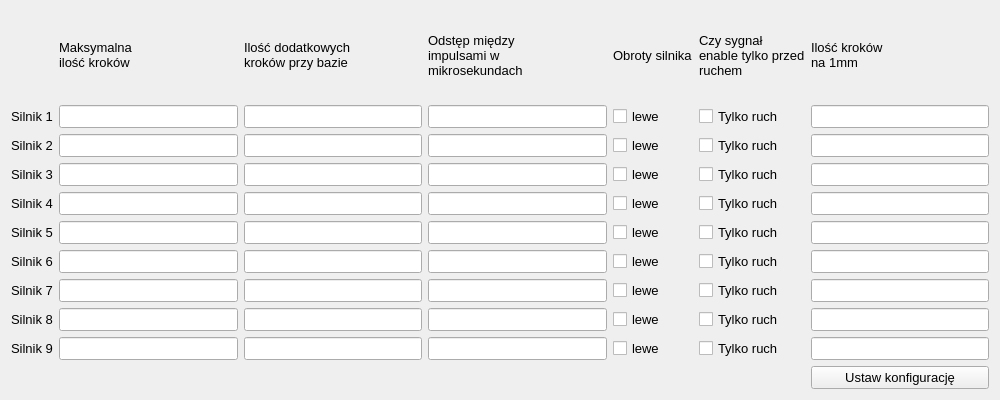
<?xml version="1.0" encoding="UTF-8"?>
<ui version="4.0">
 <class>SterownikUstawieniaWidget</class>
 <widget class="QWidget" name="SterownikUstawieniaWidget">
  <property name="geometry">
   <rect>
    <x>0</x>
    <y>0</y>
    <width>1000</width>
    <height>400</height>
   </rect>
  </property>
  <property name="minimumSize">
   <size>
    <width>1000</width>
    <height>400</height>
   </size>
  </property>
  <property name="maximumSize">
   <size>
    <width>1920</width>
    <height>1200</height>
   </size>
  </property>
  <property name="font">
   <font>
    <family>Arial</family>
    <pointsize>10</pointsize>
   </font>
  </property>
  <property name="windowTitle">
   <string>Form</string>
  </property>
  <layout class="QGridLayout" name="gridLayout_2">
   <item row="1" column="4">
    <widget class="QCheckBox" name="obrot1">
     <property name="text">
      <string>lewe</string>
     </property>
    </widget>
   </item>
   <item row="9" column="0">
    <widget class="QLabel" name="et9">
     <property name="text">
      <string>Silnik 9</string>
     </property>
    </widget>
   </item>
   <item row="0" column="3">
    <widget class="QLabel" name="head4">
     <property name="text">
      <string>Odstęp między
impulsami w
mikrosekundach</string>
     </property>
    </widget>
   </item>
   <item row="8" column="0">
    <widget class="QLabel" name="et8">
     <property name="text">
      <string>Silnik 8</string>
     </property>
    </widget>
   </item>
   <item row="9" column="3">
    <widget class="QLineEdit" name="delay9"/>
   </item>
   <item row="8" column="6">
    <widget class="QLineEdit" name="ratio8"/>
   </item>
   <item row="1" column="3">
    <widget class="QLineEdit" name="delay1"/>
   </item>
   <item row="9" column="5">
    <widget class="QCheckBox" name="enable9">
     <property name="text">
      <string>Tylko ruch</string>
     </property>
    </widget>
   </item>
   <item row="8" column="5">
    <widget class="QCheckBox" name="enable8">
     <property name="text">
      <string>Tylko ruch</string>
     </property>
    </widget>
   </item>
   <item row="3" column="6">
    <widget class="QLineEdit" name="ratio3"/>
   </item>
   <item row="4" column="5">
    <widget class="QCheckBox" name="enable4">
     <property name="text">
      <string>Tylko ruch</string>
     </property>
    </widget>
   </item>
   <item row="1" column="0">
    <widget class="QLabel" name="et1">
     <property name="text">
      <string>Silnik 1</string>
     </property>
    </widget>
   </item>
   <item row="6" column="0">
    <widget class="QLabel" name="et6">
     <property name="text">
      <string>Silnik 6</string>
     </property>
    </widget>
   </item>
   <item row="8" column="1">
    <widget class="QLineEdit" name="maxSteps8"/>
   </item>
   <item row="2" column="1">
    <widget class="QLineEdit" name="maxSteps2"/>
   </item>
   <item row="7" column="1">
    <widget class="QLineEdit" name="maxSteps7"/>
   </item>
   <item row="0" column="2">
    <widget class="QLabel" name="head3">
     <property name="text">
      <string>Ilość dodatkowych
kroków przy bazie</string>
     </property>
    </widget>
   </item>
   <item row="5" column="4">
    <widget class="QCheckBox" name="obrot5">
     <property name="text">
      <string>lewe</string>
     </property>
    </widget>
   </item>
   <item row="3" column="2">
    <widget class="QLineEdit" name="base3"/>
   </item>
   <item row="4" column="6">
    <widget class="QLineEdit" name="ratio4"/>
   </item>
   <item row="8" column="3">
    <widget class="QLineEdit" name="delay8"/>
   </item>
   <item row="2" column="3">
    <widget class="QLineEdit" name="delay2"/>
   </item>
   <item row="1" column="2">
    <widget class="QLineEdit" name="base1"/>
   </item>
   <item row="10" column="6">
    <widget class="QPushButton" name="pbSetConfiguration">
     <property name="text">
      <string>Ustaw konfigurację</string>
     </property>
    </widget>
   </item>
   <item row="3" column="5">
    <widget class="QCheckBox" name="enable3">
     <property name="text">
      <string>Tylko ruch</string>
     </property>
    </widget>
   </item>
   <item row="6" column="4">
    <widget class="QCheckBox" name="obrot6">
     <property name="text">
      <string>lewe</string>
     </property>
    </widget>
   </item>
   <item row="9" column="2">
    <widget class="QLineEdit" name="base9"/>
   </item>
   <item row="0" column="6">
    <widget class="QLabel" name="head6">
     <property name="text">
      <string>Ilość kroków
na 1mm</string>
     </property>
    </widget>
   </item>
   <item row="5" column="1">
    <widget class="QLineEdit" name="maxSteps5"/>
   </item>
   <item row="6" column="2">
    <widget class="QLineEdit" name="base6"/>
   </item>
   <item row="3" column="0">
    <widget class="QLabel" name="et3">
     <property name="text">
      <string>Silnik 3</string>
     </property>
    </widget>
   </item>
   <item row="1" column="5">
    <widget class="QCheckBox" name="enable1">
     <property name="text">
      <string>Tylko ruch</string>
     </property>
    </widget>
   </item>
   <item row="5" column="5">
    <widget class="QCheckBox" name="enable5">
     <property name="text">
      <string>Tylko ruch</string>
     </property>
    </widget>
   </item>
   <item row="9" column="4">
    <widget class="QCheckBox" name="obrot9">
     <property name="text">
      <string>lewe</string>
     </property>
    </widget>
   </item>
   <item row="4" column="0">
    <widget class="QLabel" name="et4">
     <property name="text">
      <string>Silnik 4</string>
     </property>
    </widget>
   </item>
   <item row="1" column="6">
    <widget class="QLineEdit" name="ratio1"/>
   </item>
   <item row="2" column="6">
    <widget class="QLineEdit" name="ratio2"/>
   </item>
   <item row="7" column="3">
    <widget class="QLineEdit" name="delay7"/>
   </item>
   <item row="5" column="0">
    <widget class="QLabel" name="et5">
     <property name="text">
      <string>Silnik 5</string>
     </property>
    </widget>
   </item>
   <item row="7" column="5">
    <widget class="QCheckBox" name="enable7">
     <property name="text">
      <string>Tylko ruch</string>
     </property>
    </widget>
   </item>
   <item row="0" column="0">
    <widget class="QLabel" name="head1">
     <property name="text">
      <string/>
     </property>
    </widget>
   </item>
   <item row="0" column="5">
    <widget class="QLabel" name="label">
     <property name="text">
      <string>Czy sygnał
enable tylko przed
ruchem</string>
     </property>
    </widget>
   </item>
   <item row="3" column="3">
    <widget class="QLineEdit" name="delay3"/>
   </item>
   <item row="8" column="2">
    <widget class="QLineEdit" name="base8"/>
   </item>
   <item row="7" column="6">
    <widget class="QLineEdit" name="ratio7"/>
   </item>
   <item row="8" column="4">
    <widget class="QCheckBox" name="obrot8">
     <property name="text">
      <string>lewe</string>
     </property>
    </widget>
   </item>
   <item row="4" column="3">
    <widget class="QLineEdit" name="delay4"/>
   </item>
   <item row="3" column="1">
    <widget class="QLineEdit" name="maxSteps3"/>
   </item>
   <item row="7" column="0">
    <widget class="QLabel" name="et7">
     <property name="text">
      <string>Silnik 7</string>
     </property>
    </widget>
   </item>
   <item row="6" column="6">
    <widget class="QLineEdit" name="ratio6"/>
   </item>
   <item row="4" column="4">
    <widget class="QCheckBox" name="obrot4">
     <property name="text">
      <string>lewe</string>
     </property>
    </widget>
   </item>
   <item row="5" column="2">
    <widget class="QLineEdit" name="base5"/>
   </item>
   <item row="9" column="1">
    <widget class="QLineEdit" name="maxSteps9"/>
   </item>
   <item row="6" column="3">
    <widget class="QLineEdit" name="delay6"/>
   </item>
   <item row="0" column="1">
    <widget class="QLabel" name="head2">
     <property name="text">
      <string>Maksymalna
ilość kroków</string>
     </property>
    </widget>
   </item>
   <item row="4" column="1">
    <widget class="QLineEdit" name="maxSteps4"/>
   </item>
   <item row="7" column="4">
    <widget class="QCheckBox" name="obrot7">
     <property name="text">
      <string>lewe</string>
     </property>
    </widget>
   </item>
   <item row="5" column="6">
    <widget class="QLineEdit" name="ratio5"/>
   </item>
   <item row="1" column="1">
    <widget class="QLineEdit" name="maxSteps1"/>
   </item>
   <item row="2" column="5">
    <widget class="QCheckBox" name="enable2">
     <property name="text">
      <string>Tylko ruch</string>
     </property>
    </widget>
   </item>
   <item row="6" column="5">
    <widget class="QCheckBox" name="enable6">
     <property name="text">
      <string>Tylko ruch</string>
     </property>
    </widget>
   </item>
   <item row="3" column="4">
    <widget class="QCheckBox" name="obrot3">
     <property name="text">
      <string>lewe</string>
     </property>
    </widget>
   </item>
   <item row="4" column="2">
    <widget class="QLineEdit" name="base4"/>
   </item>
   <item row="2" column="2">
    <widget class="QLineEdit" name="base2"/>
   </item>
   <item row="9" column="6">
    <widget class="QLineEdit" name="ratio9"/>
   </item>
   <item row="2" column="4">
    <widget class="QCheckBox" name="obrot2">
     <property name="text">
      <string>lewe</string>
     </property>
    </widget>
   </item>
   <item row="2" column="0">
    <widget class="QLabel" name="et2">
     <property name="text">
      <string>Silnik 2</string>
     </property>
    </widget>
   </item>
   <item row="6" column="1">
    <widget class="QLineEdit" name="maxSteps6"/>
   </item>
   <item row="0" column="4">
    <widget class="QLabel" name="heaad5">
     <property name="text">
      <string>Obroty silnika</string>
     </property>
    </widget>
   </item>
   <item row="5" column="3">
    <widget class="QLineEdit" name="delay5"/>
   </item>
   <item row="7" column="2">
    <widget class="QLineEdit" name="base7"/>
   </item>
  </layout>
 </widget>
 <tabstops>
  <tabstop>maxSteps1</tabstop>
  <tabstop>base1</tabstop>
  <tabstop>delay1</tabstop>
  <tabstop>obrot1</tabstop>
  <tabstop>enable1</tabstop>
  <tabstop>ratio1</tabstop>
  <tabstop>maxSteps2</tabstop>
  <tabstop>base2</tabstop>
  <tabstop>delay2</tabstop>
  <tabstop>obrot2</tabstop>
  <tabstop>enable2</tabstop>
  <tabstop>ratio2</tabstop>
  <tabstop>maxSteps3</tabstop>
  <tabstop>base3</tabstop>
  <tabstop>delay3</tabstop>
  <tabstop>obrot3</tabstop>
  <tabstop>enable3</tabstop>
  <tabstop>ratio3</tabstop>
  <tabstop>maxSteps4</tabstop>
  <tabstop>base4</tabstop>
  <tabstop>delay4</tabstop>
  <tabstop>obrot4</tabstop>
  <tabstop>enable4</tabstop>
  <tabstop>ratio4</tabstop>
  <tabstop>maxSteps5</tabstop>
  <tabstop>base5</tabstop>
  <tabstop>delay5</tabstop>
  <tabstop>obrot5</tabstop>
  <tabstop>enable5</tabstop>
  <tabstop>ratio5</tabstop>
  <tabstop>maxSteps6</tabstop>
  <tabstop>base6</tabstop>
  <tabstop>delay6</tabstop>
  <tabstop>obrot6</tabstop>
  <tabstop>enable6</tabstop>
  <tabstop>ratio6</tabstop>
  <tabstop>maxSteps7</tabstop>
  <tabstop>base7</tabstop>
  <tabstop>delay7</tabstop>
  <tabstop>obrot7</tabstop>
  <tabstop>enable7</tabstop>
  <tabstop>ratio7</tabstop>
  <tabstop>maxSteps8</tabstop>
  <tabstop>base8</tabstop>
  <tabstop>delay8</tabstop>
  <tabstop>obrot8</tabstop>
  <tabstop>enable8</tabstop>
  <tabstop>ratio8</tabstop>
  <tabstop>maxSteps9</tabstop>
  <tabstop>base9</tabstop>
  <tabstop>delay9</tabstop>
  <tabstop>obrot9</tabstop>
  <tabstop>enable9</tabstop>
  <tabstop>ratio9</tabstop>
  <tabstop>pbSetConfiguration</tabstop>
 </tabstops>
 <resources/>
 <connections/>
</ui>
